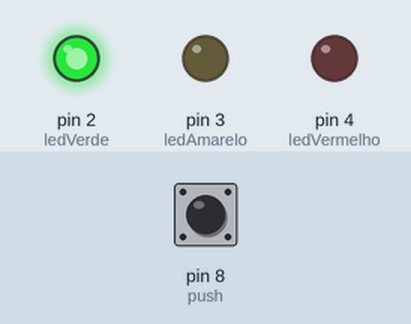
A sketch run on a simulated Arduino Uno, built with avr-gcc and run on an emulated ATmega328P. Parts: output pins drawn as LEDs (lit = HIGH). The test bench sets the inputs (shaded band); at power-on: pin 8 (push) HIGH.

Above: at 1.2 s.
1.3 s: pin 8 (push) pulled LOW for 0.15 s
At 2.1 s:
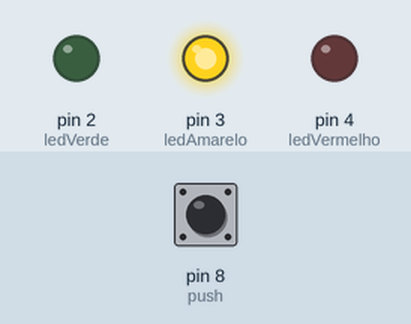
7.4 s: pin 8 (push) pulled LOW for 3.2 s
At 11.7 s:
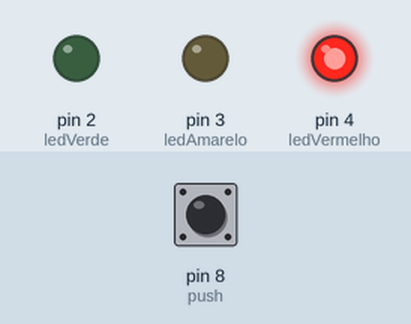
Timing chart, 0 to 17.8 s (numbered marks = the images above; inputs shaded):
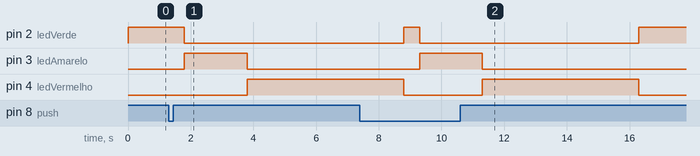

The sketch:

P01a03.ino
```cpp
const int ledVerde = 2;
const  int ledAmarelo = 3;
const int ledVermelho = 4, push = 8;;
void setup() {
  pinMode(ledVerde, OUTPUT);
  pinMode(ledAmarelo, OUTPUT);
  pinMode(ledVermelho, OUTPUT);
  pinMode (push, INPUT_PULLUP);
}

void loop() {
  digitalWrite(ledVerde, HIGH);
  if (digitalRead (push) == LOW) {
    delay(500);
    digitalWrite (ledVerde, LOW);
    digitalWrite (ledAmarelo, HIGH);
    delay (2000);
    digitalWrite(ledAmarelo, LOW);
    digitalWrite(ledVermelho, HIGH);
    delay (5000);
    digitalWrite(ledVermelho, LOW);
  }
}
```

Measured:
- after the input at 1.3 s, pin 2 (ledVerde): HIGH → LOW after 0.50 s; pin 3 (ledAmarelo): LOW → HIGH after 0.50 s, → LOW 2.0 s later; pin 4 (ledVermelho): LOW → HIGH after 2.5 s
- after the input at 7.4 s, pin 3 (ledAmarelo): LOW → HIGH after 1.9 s, → LOW 2.0 s later
